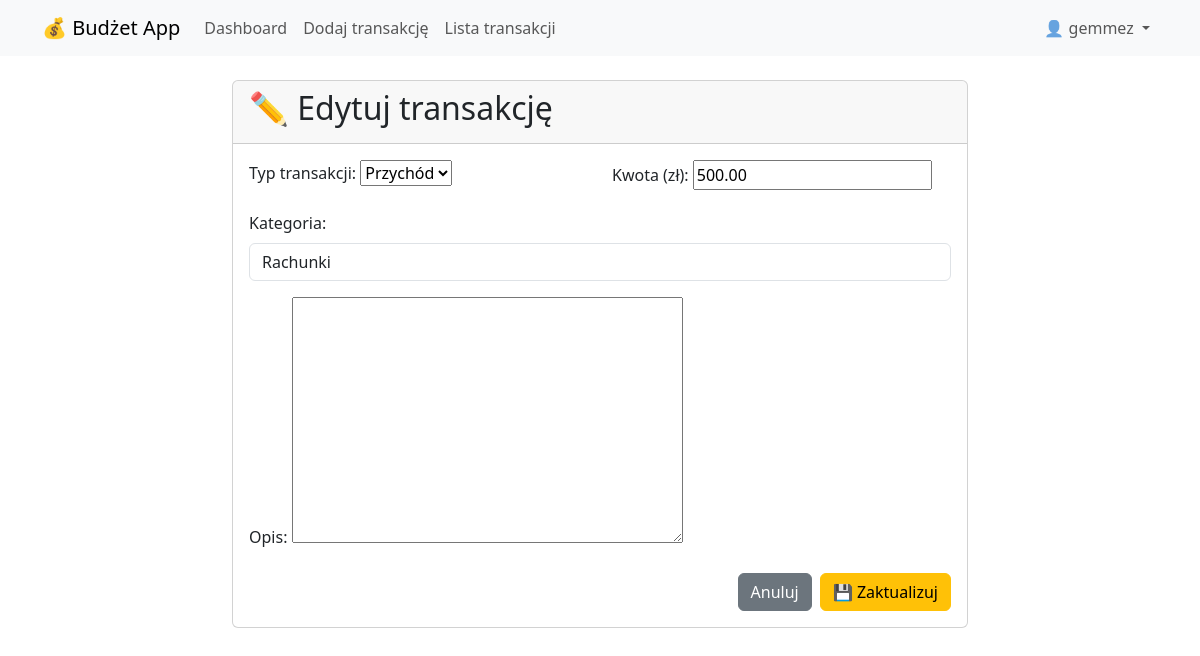
The app's page /edytuj/2/ (signed in) with its own data.
### finanse/models.py (models this page shows, shortened)
class Transakcja(models.Model):
    TYPY_TRANSAKCJI = [
        ('przychód', 'Przychód'),
        ('wydatek', 'Wydatek'),
    ]
    user = models.ForeignKey(User, on_delete=models.CASCADE)
    typ = models.CharField(max_length=10, choices=TYPY_TRANSAKCJI)
    kwota = models.DecimalField(max_digits=10, decimal_places=2)
    kategoria = models.ForeignKey(Kategoria, on_delete=models.SET_NULL, null=True, blank=True)
    data = models.DateTimeField(auto_now_add=True)
    opis = models.TextField(blank=True, null=True)

class Kategoria(models.Model):
    nazwa = models.CharField(max_length=50, unique=True)
    budzet = models.DecimalField(max_digits=10, decimal_places=2, default=0.00)  # Nowe pole

### finanse/views.py (the view)
# urls.py: path('edytuj/<int:pk>/', login_required(views.edytuj_transakcje), name='edytuj_transakcje'),
@login_required
def edytuj_transakcje(request, pk):
    transakcja = get_object_or_404(Transakcja, pk=pk, user=request.user)
    if request.method == "POST":
        form = TransakcjaForm(request.POST, instance=transakcja)
        if form.is_valid():
            transakcja = form.save(commit=False)
            kategoria_nazwa = request.POST.get('kategoria_nazwa', '').strip()
            if kategoria_nazwa:
                kategoria, created = Kategoria.objects.get_or_create(
                    nazwa=kategoria_nazwa,
                    defaults={'budzet': 0.00}
                )
                transakcja.kategoria = kategoria
                if created:
                    messages.success(request, f'Utworzono nową kategorię: {kategoria_nazwa}')
            transakcja.save()
            messages.success(request, 'Transakcja została zaktualizowana!')
            return redirect("lista_transakcji")
    else:
        form = TransakcjaForm(instance=transakcja)
    existing_categories = list(Kategoria.objects.values_list('nazwa', flat=True))
    current_category = transakcja.kategoria.nazwa if transakcja.kategoria else ''
    return render(request, "finanse/edytuj_transakcje.html", {
        "form": form,
        "transakcja": transakcja,
        "existing_categories": existing_categories,
        "current_category": current_category
    })

### finanse/forms.py
class TransakcjaForm(forms.ModelForm):
    class Meta:
        model = Transakcja
        fields = ["typ", "kwota", "kategoria", "opis"]

### finanse/templates/finanse/edytuj_transakcje.html (shortened to what this page needs)
{% extends 'base_generic.html' %}
{% block content %}
<div class="row justify-content-center">
    <div class="col-md-8">
        <div class="card">
            <div class="card-header">
                <h2>✏️ Edytuj transakcję</h2>
            </div>
            <div class="card-body">
                <form method="post">
                    <div class="row">
                        <div class="col-md-6">
                            <div class="mb-3">
                                <label for="{{ form.typ.id_for_label }}" class="form-label">Typ transakcji:</label>
                                {{ form.typ }}
                            </div>
                        </div>
                        <div class="col-md-6">
                            <div class="mb-3">
                                <label for="{{ form.kwota.id_for_label }}" class="form-label">Kwota (zł):</label>
                                {{ form.kwota }}
                            </div>
                        </div>
                    </div>
                    <div class="mb-3">
                        <label for="kategoria_input" class="form-label">Kategoria:</label>
                        <input type="text"
                               name="kategoria_nazwa"
                               id="kategoria_input"
                               class="form-control"
                               list="kategorie_list"
                               value="{{ current_category }}"
                               placeholder="Wpisz kategorię">
                    </div>
                    <div class="mb-3">
                        <label for="{{ form.opis.id_for_label }}" class="form-label">Opis:</label>
                        {{ form.opis }}
                    </div>
                    <div class="d-grid gap-2 d-md-flex justify-content-md-end">
                        <a href="{% url 'lista_transakcji' %}" class="btn btn-secondary">Anuluj</a>
                        <button type="submit" class="btn btn-warning">💾 Zaktualizuj</button>
                    </div>
                </form>
            </div>
        </div>
    </div>
</div>
{% endblock %}

### finanse/templates/base_generic.html (shortened to what this page needs)
<!DOCTYPE html>
<html lang="pl">
<head>
    <link rel="stylesheet" href="https://cdn.jsdelivr.net/npm/bootstrap@5.3.0/dist/css/bootstrap.min.css">
</head>
<body>
    <nav class="navbar navbar-expand-lg navbar-light bg-light">
        <div class="container">
            <a class="navbar-brand" href="{% url 'dashboard' %}">💰 Budżet App</a>
            <div class="collapse navbar-collapse" id="navbarNav">
                <ul class="navbar-nav me-auto">
                    {% if user.is_authenticated %}
                        <li class="nav-item">
                            <a class="nav-link" href="{% url 'dashboard' %}">Dashboard</a>
                        </li>
                        <li class="nav-item">
                            <a class="nav-link" href="{% url 'dodaj_transakcje' %}">Dodaj transakcję</a>
                        </li>
                        <li class="nav-item">
                            <a class="nav-link" href="{% url 'lista_transakcji' %}">Lista transakcji</a>
                        </li>
                    {% endif %}
                </ul>
                <ul class="navbar-nav">
                    {% if user.is_authenticated %}
                        <li class="nav-item dropdown">
                            <a class="nav-link dropdown-toggle" href="#" role="button" data-bs-toggle="dropdown">
                                👤 {{ user.username }}
                            </a>
                        </li>
                    {% endif %}
                </ul>
            </div>
        </div>
    </nav>
    <div class="container mt-4">
        {% block content %}
        {% endblock %}
    </div>
</body>
</html>

### records on screen
Transakcja: typ "Przychód", kwota "500.00"
Kategoria: kategoria_nazwa "Rachunki"

### other values on screen
{{ user.username }} "gemmez"
